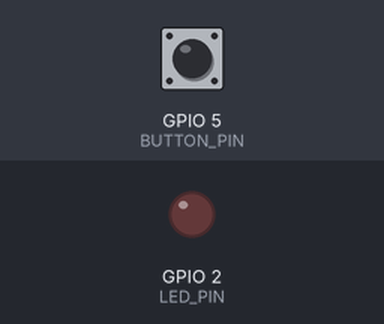
Bench run of a sketch on a simulated ESP32. On the bench: output pins drawn as LEDs (lit = HIGH). Dashed ring = blinking. The test bench sets the inputs (shaded band); at power-on: GPIO 5 (BUTTON_PIN) HIGH. WiFi joins after 1.5 s; servers stay silent unless stated; random numbers use the default seed unless the sketch sets one; no MQTT or app messages arrive unless stated; what the sketch prints to the serial monitor is not drawn.

Above: at 2.7 s.
2.8 s: GPIO 5 (BUTTON_PIN) pulled LOW for 0.15 s
At 2.98 s:
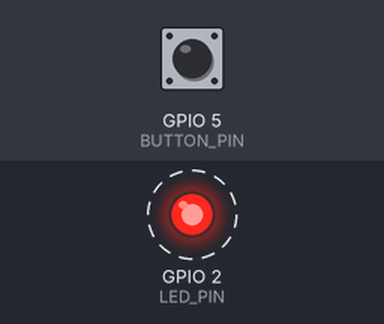
Timing chart, 0 to 5.8 s (numbered marks = the images above; inputs shaded):
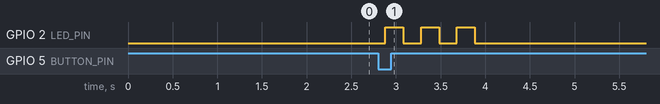

The sketch:

sketch.ino
```cpp
#include <WiFi.h>
#include <PubSubClient.h>

// Configurações WiFi
const char* ssid = "Wokwi-GUEST";
const char* password = "";

// Configurações MQTT
const char* mqttBroker = "broker.hivemq.com";
const int mqttPort = 1883;
const char* mqttTopicAlerts = "emergency/device/alerts";
const char* mqttTopicStatus = "emergency/device/status";

// Pinos
#define BUTTON_PIN 5
#define LED_PIN 2

// Componentes
WiFiClient espClient;
PubSubClient mqttClient(espClient);

// Variáveis
String deviceId;
float latitude = -23.5505;   // Posição padrão (São Paulo)
float longitude = -46.6333;
bool buttonPressed = false;
int deviceCounter = 0; // Contador para gerar IDs e posições diferentes

void connectWiFi() {
  Serial.print("Conectando ao WiFi...");
  WiFi.begin(ssid, password);
  while (WiFi.status() != WL_CONNECTED) {
    delay(500);
    Serial.print(".");
  }
  Serial.println(" Conectado!");
  Serial.print("IP: ");
  Serial.println(WiFi.localIP());
}

void reconnectMQTT() {
  while (!mqttClient.connected()) {
    Serial.print("Conectando ao MQTT...");
    if (mqttClient.connect(deviceId.c_str())) {
      Serial.println("Conectado!");
    } else {
      Serial.print("Falha, rc=");
      Serial.print(mqttClient.state());
      Serial.println(" Tentando novamente em 5s...");
      delay(5000);
    }
  }
}

void sendEmergencyAlert(String reason) {
  if (!mqttClient.connected()) {
    reconnectMQTT();
  }

  // Obter timestamp atual
  unsigned long now = millis();
  unsigned long seconds = now / 1000;
  unsigned long minutes = seconds / 60;
  unsigned long hours = minutes / 60;
  String timestamp = String(hours % 24) + ":" + String(minutes % 60) + ":" + String(seconds % 60);

  String payload = "{";
  payload += "\"deviceId\":\"" + deviceId + "\",";
  payload += "\"reason\":\"" + reason + "\",";
  payload += "\"latitude\":" + String(latitude, 6) + ",";
  payload += "\"longitude\":" + String(longitude, 6) + ",";
  payload += "\"timestamp\":\"" + timestamp + "\"";
  payload += "}";

  mqttClient.publish(mqttTopicAlerts, payload.c_str());
  Serial.println("ALERTA ENVIADO: " + payload);

  mqttClient.publish(mqttTopicStatus, payload.c_str());
  Serial.println("STATUS ENVIADO: " + payload);

  // Feedback visual
  for(int i = 0; i < 3; i++) {
    digitalWrite(LED_PIN, HIGH);
    delay(200);
    digitalWrite(LED_PIN, LOW);
    delay(200);
  }
}

void generateNewDeviceData() {
  deviceCounter++;

  // Gerar um novo ID baseado no contador
  deviceId = "device-" + String(ESP.getEfuseMac(), HEX) + "-" + String(deviceCounter);

  // Coordenadas realistas dentro do Brasil:
  // Latitude: -33.70 (sul) até 5.30 (norte)
  // Longitude: -73.90 (oeste) até -34.80 (leste)
  latitude = random(-3370, 530) / 100.0;
  longitude = random(-7390, -3480) / 100.0;

  Serial.println("Novos dados do dispositivo gerados:");
  Serial.println("ID: " + deviceId);
  Serial.println("Latitude: " + String(latitude, 6));
  Serial.println("Longitude: " + String(longitude, 6));
}

void setup() {
  Serial.begin(115200);
  randomSeed(analogRead(0)); // Inicializar gerador de números aleatórios

  pinMode(BUTTON_PIN, INPUT_PULLUP);
  pinMode(LED_PIN, OUTPUT);
  digitalWrite(LED_PIN, LOW);

  // Gerar dados iniciais do dispositivo
  generateNewDeviceData();

  connectWiFi();
  mqttClient.setServer(mqttBroker, mqttPort);
}

void loop() {
  if (!mqttClient.connected()) {
    reconnectMQTT();
  }
  mqttClient.loop();

  // Verificar botão de emergência
  if (digitalRead(BUTTON_PIN) == LOW && !buttonPressed) {
    buttonPressed = true;
    delay(50); // debounce

    // Gerar novos dados antes de enviar o alerta
    generateNewDeviceData();
    sendEmergencyAlert("Botão de emergência pressionado");
  }

  if (digitalRead(BUTTON_PIN) == HIGH && buttonPressed) {
    buttonPressed = false;
  }
}
```

Measured:
- after the input at 2.8 s, GPIO 2 (LED_PIN): alternates HIGH for 0.20 s and LOW for 0.20 s, 6 changes in all, then stays LOW, starting after 0.08 s
